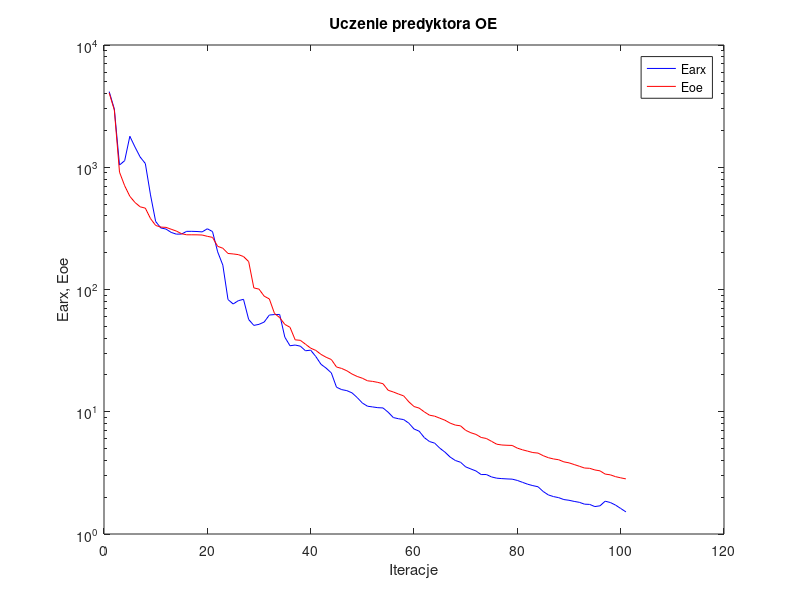
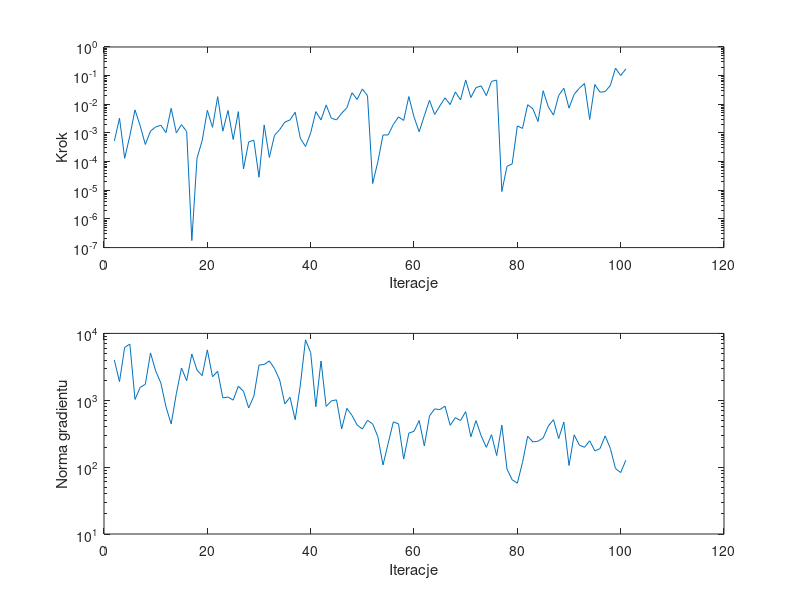

Here is the MATLAB script that generated these plots, in order:
%uczenie predyktora oe
clear all;
n=0; farx(n+1)=4.157627e+003; foe(n+1)=4.060044e+003; wspucz(n+1)=0.000000e+000; ng(n+1)=0.000000e+000;
%odnowa zmiennej metryki
n=1; farx(n+1)=2.994647e+003; foe(n+1)=2.935241e+003; krok(n+1)=5.236811e-004; ng(n+1)=3.988625e+003;
n=2; farx(n+1)=1.042492e+003; foe(n+1)=9.118507e+002; krok(n+1)=3.271540e-003; ng(n+1)=1.898583e+003;
n=3; farx(n+1)=1.131943e+003; foe(n+1)=7.056589e+002; krok(n+1)=1.306299e-004; ng(n+1)=6.170844e+003;
n=4; farx(n+1)=1.792592e+003; foe(n+1)=5.784896e+002; krok(n+1)=7.968363e-004; ng(n+1)=6.926498e+003;
n=5; farx(n+1)=1.463173e+003; foe(n+1)=5.148574e+002; krok(n+1)=6.391423e-003; ng(n+1)=1.028294e+003;
n=6; farx(n+1)=1.212083e+003; foe(n+1)=4.746528e+002; krok(n+1)=1.786211e-003; ng(n+1)=1.558818e+003;
n=7; farx(n+1)=1.072867e+003; foe(n+1)=4.629611e+002; krok(n+1)=3.968650e-004; ng(n+1)=1.728727e+003;
n=8; farx(n+1)=5.938549e+002; foe(n+1)=3.804118e+002; krok(n+1)=1.160015e-003; ng(n+1)=5.111471e+003;
n=9; farx(n+1)=3.597254e+002; foe(n+1)=3.341717e+002; krok(n+1)=1.626565e-003; ng(n+1)=2.742237e+003;
n=10; farx(n+1)=3.187672e+002; foe(n+1)=3.239340e+002; krok(n+1)=1.846469e-003; ng(n+1)=1.815067e+003;
n=11; farx(n+1)=3.121266e+002; foe(n+1)=3.222610e+002; krok(n+1)=1.024167e-003; ng(n+1)=7.944536e+002;
n=12; farx(n+1)=2.931579e+002; foe(n+1)=3.111679e+002; krok(n+1)=7.242402e-003; ng(n+1)=4.429434e+002;
n=13; farx(n+1)=2.836482e+002; foe(n+1)=3.006488e+002; krok(n+1)=1.006932e-003; ng(n+1)=1.254582e+003;
n=14; farx(n+1)=2.841278e+002; foe(n+1)=2.860707e+002; krok(n+1)=1.957529e-003; ng(n+1)=3.041772e+003;
n=15; farx(n+1)=2.990113e+002; foe(n+1)=2.802395e+002; krok(n+1)=1.123366e-003; ng(n+1)=1.964126e+003;
n=16; farx(n+1)=2.990814e+002; foe(n+1)=2.802230e+002; krok(n+1)=1.765316e-007; ng(n+1)=4.909034e+003;
n=17; farx(n+1)=2.981512e+002; foe(n+1)=2.800252e+002; krok(n+1)=1.315162e-004; ng(n+1)=2.829372e+003;
n=18; farx(n+1)=2.960402e+002; foe(n+1)=2.790010e+002; krok(n+1)=5.391128e-004; ng(n+1)=2.333339e+003;
n=19; farx(n+1)=3.138457e+002; foe(n+1)=2.722914e+002; krok(n+1)=6.130766e-003; ng(n+1)=5.674979e+003;
n=20; farx(n+1)=2.978521e+002; foe(n+1)=2.669809e+002; krok(n+1)=1.570350e-003; ng(n+1)=2.247470e+003;
n=21; farx(n+1)=2.031814e+002; foe(n+1)=2.255573e+002; krok(n+1)=1.853599e-002; ng(n+1)=2.714668e+003;
n=22; farx(n+1)=1.581896e+002; foe(n+1)=2.175565e+002; krok(n+1)=1.155113e-003; ng(n+1)=1.085629e+003;
n=23; farx(n+1)=8.275838e+001; foe(n+1)=1.971595e+002; krok(n+1)=6.099924e-003; ng(n+1)=1.118776e+003;
n=24; farx(n+1)=7.612454e+001; foe(n+1)=1.953568e+002; krok(n+1)=5.923015e-004; ng(n+1)=1.005128e+003;
n=25; farx(n+1)=8.102569e+001; foe(n+1)=1.929210e+002; krok(n+1)=5.548179e-003; ng(n+1)=1.618620e+003;
%odnowa zmiennej metryki
n=26; farx(n+1)=8.311854e+001; foe(n+1)=1.860805e+002; krok(n+1)=5.561724e-005; ng(n+1)=1.362326e+003;
n=27; farx(n+1)=5.682611e+001; foe(n+1)=1.691990e+002; krok(n+1)=4.838020e-004; ng(n+1)=7.670271e+002;
n=28; farx(n+1)=5.085791e+001; foe(n+1)=1.030430e+002; krok(n+1)=5.604282e-004; ng(n+1)=1.152106e+003;
n=29; farx(n+1)=5.187900e+001; foe(n+1)=1.007222e+002; krok(n+1)=2.860122e-005; ng(n+1)=3.365760e+003;
n=30; farx(n+1)=5.416252e+001; foe(n+1)=8.822642e+001; krok(n+1)=1.906580e-003; ng(n+1)=3.426198e+003;
n=31; farx(n+1)=6.183801e+001; foe(n+1)=8.371378e+001; krok(n+1)=1.401071e-004; ng(n+1)=3.876127e+003;
n=32; farx(n+1)=6.237279e+001; foe(n+1)=6.365864e+001; krok(n+1)=8.242481e-004; ng(n+1)=2.980155e+003;
n=33; farx(n+1)=6.250120e+001; foe(n+1)=5.892368e+001; krok(n+1)=1.310706e-003; ng(n+1)=2.011363e+003;
n=34; farx(n+1)=4.073690e+001; foe(n+1)=5.182240e+001; krok(n+1)=2.383354e-003; ng(n+1)=8.838252e+002;
n=35; farx(n+1)=3.465735e+001; foe(n+1)=4.909325e+001; krok(n+1)=2.855545e-003; ng(n+1)=1.107336e+003;
n=36; farx(n+1)=3.513491e+001; foe(n+1)=3.875453e+001; krok(n+1)=5.296999e-003; ng(n+1)=5.115601e+002;
n=37; farx(n+1)=3.439782e+001; foe(n+1)=3.839282e+001; krok(n+1)=6.518159e-004; ng(n+1)=1.683338e+003;
n=38; farx(n+1)=3.153559e+001; foe(n+1)=3.569349e+001; krok(n+1)=3.376366e-004; ng(n+1)=8.020111e+003;
n=39; farx(n+1)=3.190498e+001; foe(n+1)=3.312555e+001; krok(n+1)=1.006709e-003; ng(n+1)=5.172093e+003;
n=40; farx(n+1)=2.827240e+001; foe(n+1)=3.174363e+001; krok(n+1)=5.548179e-003; ng(n+1)=8.002427e+002;
n=41; farx(n+1)=2.444304e+001; foe(n+1)=2.945846e+001; krok(n+1)=2.855545e-003; ng(n+1)=3.861636e+003;
n=42; farx(n+1)=2.273366e+001; foe(n+1)=2.789759e+001; krok(n+1)=9.416683e-003; ng(n+1)=8.091657e+002;
n=43; farx(n+1)=2.078439e+001; foe(n+1)=2.674259e+001; krok(n+1)=3.272561e-003; ng(n+1)=9.792182e+002;
n=44; farx(n+1)=1.587386e+001; foe(n+1)=2.323358e+001; krok(n+1)=2.855545e-003; ng(n+1)=1.013727e+003;
n=45; farx(n+1)=1.517472e+001; foe(n+1)=2.260740e+001; krok(n+1)=4.884963e-003; ng(n+1)=3.737117e+002;
n=46; farx(n+1)=1.488493e+001; foe(n+1)=2.164157e+001; krok(n+1)=7.557177e-003; ng(n+1)=7.571020e+002;
n=47; farx(n+1)=1.427640e+001; foe(n+1)=2.035494e+001; krok(n+1)=2.529683e-002; ng(n+1)=5.934607e+002;
n=48; farx(n+1)=1.307109e+001; foe(n+1)=1.944460e+001; krok(n+1)=1.477175e-002; ng(n+1)=4.258365e+002;
n=49; farx(n+1)=1.178849e+001; foe(n+1)=1.880347e+001; krok(n+1)=3.432277e-002; ng(n+1)=3.711808e+002;
n=50; farx(n+1)=1.109988e+001; foe(n+1)=1.791510e+001; krok(n+1)=2.001452e-002; ng(n+1)=5.010336e+002;
%odnowa zmiennej metryki
n=51; farx(n+1)=1.094949e+001; foe(n+1)=1.771362e+001; krok(n+1)=1.722049e-005; ng(n+1)=4.422728e+002;
n=52; farx(n+1)=1.079906e+001; foe(n+1)=1.738627e+001; krok(n+1)=9.848602e-005; ng(n+1)=2.855218e+002;
n=53; farx(n+1)=1.074634e+001; foe(n+1)=1.695343e+001; krok(n+1)=8.503167e-004; ng(n+1)=1.074568e+002;
n=54; farx(n+1)=9.909406e+000; foe(n+1)=1.498193e+001; krok(n+1)=8.523876e-004; ng(n+1)=2.263186e+002;
n=55; farx(n+1)=8.962632e+000; foe(n+1)=1.451218e+001; krok(n+1)=1.982946e-003; ng(n+1)=4.749529e+002;
n=56; farx(n+1)=8.767521e+000; foe(n+1)=1.396337e+001; krok(n+1)=3.621201e-003; ng(n+1)=4.440752e+002;
n=57; farx(n+1)=8.629646e+000; foe(n+1)=1.348463e+001; krok(n+1)=2.739044e-003; ng(n+1)=1.321566e+002;
n=58; farx(n+1)=8.065016e+000; foe(n+1)=1.205608e+001; krok(n+1)=1.865271e-002; ng(n+1)=3.224690e+002;
n=59; farx(n+1)=7.230952e+000; foe(n+1)=1.103460e+001; krok(n+1)=3.625910e-003; ng(n+1)=3.435377e+002;
n=60; farx(n+1)=6.934462e+000; foe(n+1)=1.071038e+001; krok(n+1)=1.100811e-003; ng(n+1)=4.980708e+002;
n=61; farx(n+1)=6.140962e+000; foe(n+1)=9.973539e+000; krok(n+1)=3.995494e-003; ng(n+1)=2.075060e+002;
n=62; farx(n+1)=5.706386e+000; foe(n+1)=9.374801e+000; krok(n+1)=1.382426e-002; ng(n+1)=5.848504e+002;
n=63; farx(n+1)=5.537022e+000; foe(n+1)=9.201619e+000; krok(n+1)=4.440041e-003; ng(n+1)=7.426214e+002;
n=64; farx(n+1)=5.034518e+000; foe(n+1)=8.856669e+000; krok(n+1)=8.704305e-003; ng(n+1)=7.260771e+002;
n=65; farx(n+1)=4.669720e+000; foe(n+1)=8.522188e+000; krok(n+1)=1.680696e-002; ng(n+1)=8.176551e+002;
n=66; farx(n+1)=4.258380e+000; foe(n+1)=8.068895e+000; krok(n+1)=9.784074e-003; ng(n+1)=4.218947e+002;
n=67; farx(n+1)=3.993502e+000; foe(n+1)=7.780292e+000; krok(n+1)=2.709456e-002; ng(n+1)=5.493608e+002;
n=68; farx(n+1)=3.864290e+000; foe(n+1)=7.671717e+000; krok(n+1)=1.417782e-002; ng(n+1)=4.974585e+002;
n=69; farx(n+1)=3.541605e+000; foe(n+1)=7.049254e+000; krok(n+1)=7.071636e-002; ng(n+1)=6.756311e+002;
n=70; farx(n+1)=3.404056e+000; foe(n+1)=6.735246e+000; krok(n+1)=1.729712e-002; ng(n+1)=2.841581e+002;
n=71; farx(n+1)=3.277199e+000; foe(n+1)=6.524845e+000; krok(n+1)=3.818352e-002; ng(n+1)=4.967763e+002;
n=72; farx(n+1)=3.063440e+000; foe(n+1)=6.162101e+000; krok(n+1)=4.382471e-002; ng(n+1)=2.939184e+002;
n=73; farx(n+1)=3.066289e+000; foe(n+1)=6.044220e+000; krok(n+1)=2.008299e-002; ng(n+1)=1.975792e+002;
n=74; farx(n+1)=2.930596e+000; foe(n+1)=5.729911e+000; krok(n+1)=6.288276e-002; ng(n+1)=3.057891e+002;
n=75; farx(n+1)=2.862114e+000; foe(n+1)=5.428893e+000; krok(n+1)=7.000904e-002; ng(n+1)=1.491257e+002;
%odnowa zmiennej metryki
n=76; farx(n+1)=2.838914e+000; foe(n+1)=5.346205e+000; krok(n+1)=9.054721e-006; ng(n+1)=4.248376e+002;
n=77; farx(n+1)=2.822304e+000; foe(n+1)=5.318816e+000; krok(n+1)=6.836820e-005; ng(n+1)=9.327068e+001;
n=78; farx(n+1)=2.809964e+000; foe(n+1)=5.302417e+000; krok(n+1)=8.370634e-005; ng(n+1)=6.480279e+001;
n=79; farx(n+1)=2.743105e+000; foe(n+1)=5.040044e+000; krok(n+1)=1.758026e-003; ng(n+1)=5.754029e+001;
n=80; farx(n+1)=2.646437e+000; foe(n+1)=4.883509e+000; krok(n+1)=1.441974e-003; ng(n+1)=1.174464e+002;
n=81; farx(n+1)=2.553814e+000; foe(n+1)=4.760445e+000; krok(n+1)=9.659422e-003; ng(n+1)=2.901170e+002;
n=82; farx(n+1)=2.487565e+000; foe(n+1)=4.637157e+000; krok(n+1)=6.970444e-003; ng(n+1)=2.388040e+002;
n=83; farx(n+1)=2.435145e+000; foe(n+1)=4.591815e+000; krok(n+1)=2.511123e-003; ng(n+1)=2.437528e+002;
n=84; farx(n+1)=2.228282e+000; foe(n+1)=4.373410e+000; krok(n+1)=2.967304e-002; ng(n+1)=2.730430e+002;
n=85; farx(n+1)=2.088016e+000; foe(n+1)=4.209837e+000; krok(n+1)=8.085176e-003; ng(n+1)=4.120444e+002;
n=86; farx(n+1)=2.023122e+000; foe(n+1)=4.111531e+000; krok(n+1)=4.191618e-003; ng(n+1)=5.125611e+002;
n=87; farx(n+1)=1.983223e+000; foe(n+1)=4.050428e+000; krok(n+1)=2.038894e-002; ng(n+1)=2.670697e+002;
n=88; farx(n+1)=1.913154e+000; foe(n+1)=3.892524e+000; krok(n+1)=3.640360e-002; ng(n+1)=4.729746e+002;
n=89; farx(n+1)=1.887451e+000; foe(n+1)=3.819888e+000; krok(n+1)=7.366454e-003; ng(n+1)=1.058764e+002;
n=90; farx(n+1)=1.847819e+000; foe(n+1)=3.700278e+000; krok(n+1)=2.243330e-002; ng(n+1)=3.037918e+002;
n=91; farx(n+1)=1.816207e+000; foe(n+1)=3.582984e+000; krok(n+1)=3.618094e-002; ng(n+1)=2.132313e+002;
n=92; farx(n+1)=1.754260e+000; foe(n+1)=3.465136e+000; krok(n+1)=5.335388e-002; ng(n+1)=1.979738e+002;
n=93; farx(n+1)=1.746456e+000; foe(n+1)=3.446205e+000; krok(n+1)=2.943935e-003; ng(n+1)=2.480572e+002;
n=94; farx(n+1)=1.676204e+000; foe(n+1)=3.342146e+000; krok(n+1)=4.895039e-002; ng(n+1)=1.749516e+002;
n=95; farx(n+1)=1.700739e+000; foe(n+1)=3.285507e+000; krok(n+1)=2.642647e-002; ng(n+1)=1.889246e+002;
n=96; farx(n+1)=1.855059e+000; foe(n+1)=3.091548e+000; krok(n+1)=2.785422e-002; ng(n+1)=2.935380e+002;
n=97; farx(n+1)=1.809531e+000; foe(n+1)=3.048018e+000; krok(n+1)=4.544795e-002; ng(n+1)=1.905807e+002;
n=98; farx(n+1)=1.724569e+000; foe(n+1)=2.945499e+000; krok(n+1)=1.827549e-001; ng(n+1)=9.534508e+001;
n=99; farx(n+1)=1.618057e+000; foe(n+1)=2.881056e+000; krok(n+1)=1.008497e-001; ng(n+1)=8.297389e+001;
n=100; farx(n+1)=1.518192e+000; foe(n+1)=2.824125e+000; krok(n+1)=1.702433e-001; ng(n+1)=1.268759e+002;

figure; semilogy(farx,'b'); hold on; semilogy(foe,'r'); xlabel('Iteracje'); ylabel('Earx, Eoe'); legend('Earx','Eoe'); title('Uczenie predyktora OE');
figure; subplot(2,1,1); semilogy(krok); xlabel('Iteracje'); ylabel('Krok');
subplot(2,1,2); semilogy(ng); xlabel('Iteracje'); ylabel('Norma gradientu');
Earx=farx(n+1)
Eoe=foe(n+1)
